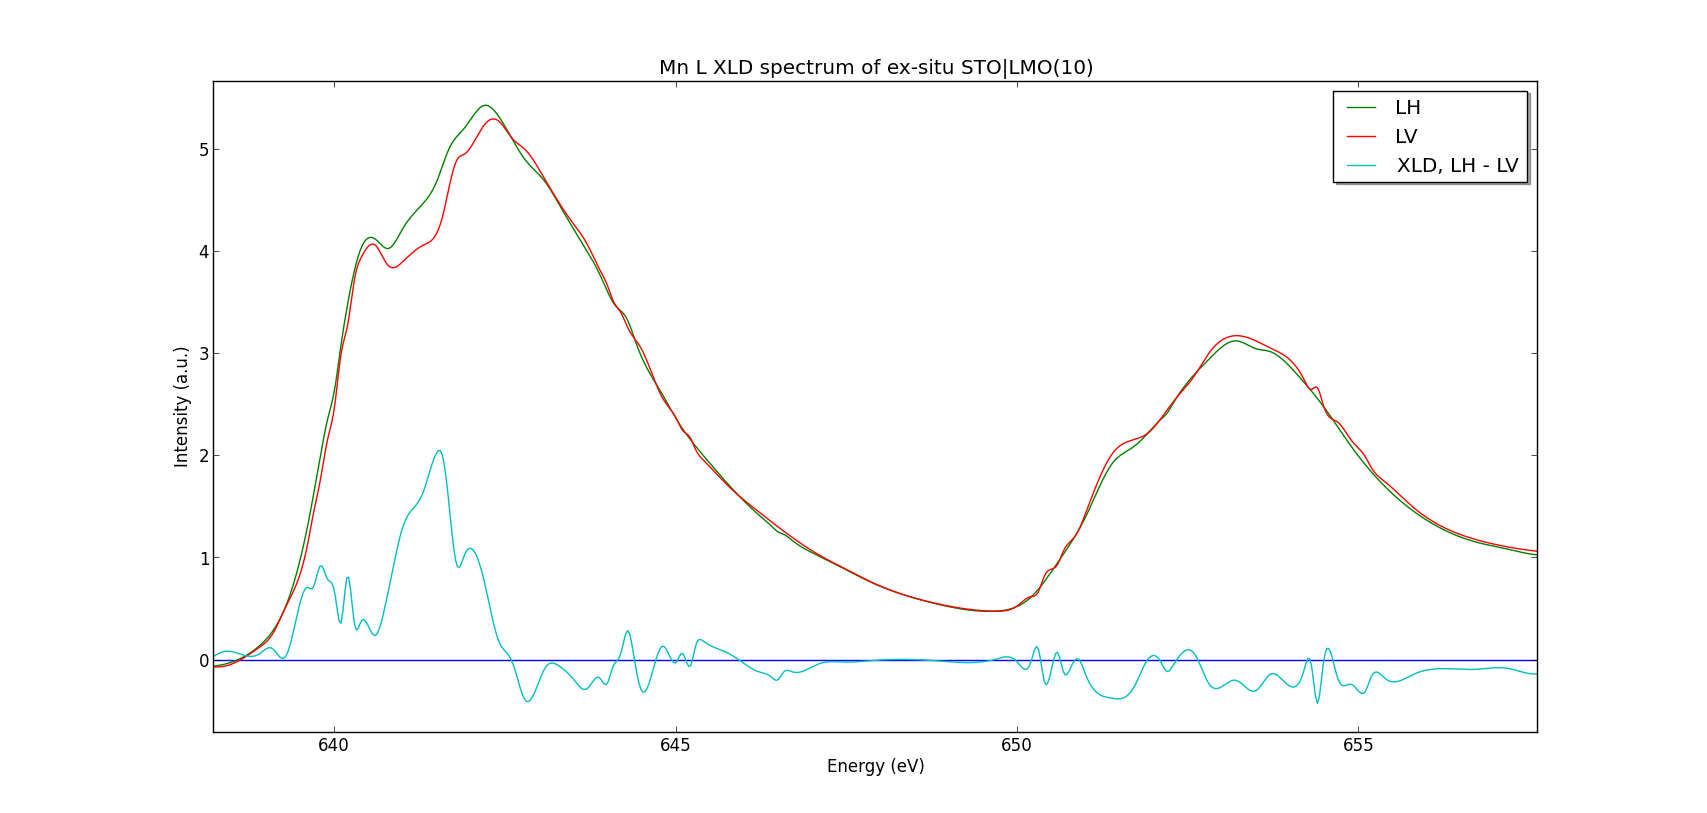

Python code for this plot:
"""
Script to analyse XLD and XMCD spectra
"""
import matplotlib.lines as mlines
import matplotlib.pyplot as plt
import numpy as np
import math
import copy
import random
import h5py
import copy
from scipy import interpolate

smooth = .001
FILE_LH = "../../Data/i09-75371.nxs"
FILE_LV = "../../Data/i09-75372.nxs"

import csv
def save(energies, spectrum, ext):
    name = 'LMO10MnLex'
    with open('csv/'+name+'-'+ext+'.csv', 'wb') as f:
        writer = csv.writer(f)
        writer.writerow(('energy','intensity'))
        for n, s in enumerate(spectrum):
            writer.writerow((energies[n], s))
        f.close()

def getBackground(energies, spectrum):

    last = len(energies)
    print last
    points = [1, 25, 65, 155, 185, 245, 278]
    B = 1
    answ = "n"

    # Substracting pre-edge
    minimum = min(spectrum[points[0]:points[1]])
    spectrum = [s-minimum for s in spectrum]

    # Simulating step-function
    step = []
    start = spectrum[points[1]]
    mid = spectrum[points[3]]
    end = spectrum[points[5]]
    diff1 = mid - start
    diff2 = end - mid
    for e in energies:
        # fermi-dirac distribution-like normalisation function
        n = diff1/(math.exp((energies[points[2]]-e)/B)+1)
        m = diff2/(math.exp((energies[points[4]]-e)/B)+1)
        step.append(n+m)
    fitspect = [s - step[n] for n, s in enumerate(spectrum)]

##    while answ == "n":
##        plt.plot(energies, spectrum)
##        plt.plot(energies, [s+start for s in step])
##        for p in points:
##            plt.axvline(energies[p], color='k', linestyle='solid')
##        plt.show()
##            
##        answ = raw_input("Are the lines placed correctly? y/n: ")
##        while answ != "n" and answ != "y":
##            answ = raw_input("Use 'y' or 'n'. Are the lines correct?: ")
##
##        if answ == "y": break
##        print "Previous lines were places at ",points
##        for n, p in enumerate(points):
##            try: points[n] = int(raw_input("Line "+str(n+1)+" to: "))
##            except:
##                print "Invalid syntax"
##                points[n] = int(raw_input("Line "+str(n+1)+" to: "))
##        print points

    # Fitting 4th order polynomial to bg without step
    bg = range(points[0],points[1]) + [points[3]] + range(points[5],points[6])
    x, y = [energies[n] for n in bg], [fitspect[n] for n in bg]
    a, b, c, d, e =  np.polyfit(x, y, 4)
    norm = [a*i**4 + b*i**3 + c*i**2 + d*i + e for i in energies]
    spectNorm = [s-norm[n]+step[n] for n, s in enumerate(fitspect)]
    
    return norm, spectNorm

if __name__ == '__main__':
    print "Gathering measurements data"
    
    with h5py.File(FILE_LH, 'r') as f:
        energies = f["/entry1/sm5amp8/pgmenergy"]
        
        spectrum = f["/entry1/smpmamp39/smpmamp39"]
        i_0 = f["/entry1/sm5amp8/sm5amp8"]

        LHEnergies = [e for e in energies[2:-2]]
        LHSpectrum = [s/i_0[n] for n, s in enumerate(spectrum[2:-2])]

    with h5py.File(FILE_LV, 'r') as f:
        energies = f["/entry1/sm5amp8/pgmenergy"]
        
        spectrum = f["/entry1/smpmamp39/smpmamp39"]
        i_0 = f["/entry1/sm5amp8/sm5amp8"]

        LVEnergies = [e for e in energies[2:-2]]
        LVSpectrum = [s/i_0[n] for n, s in enumerate(spectrum[2:-2])]

    energies = np.linspace(LHEnergies[0], LHEnergies[-1], num=len(LHEnergies)*5, endpoint=True)

    print "============"
    print "First background"
    print "============"
##    LHSpectrum_norm = LHSpectrum
    LHNorm, LHSpectrum_norm = getBackground(LHEnergies, LHSpectrum)
    splineRep = interpolate.splrep(LHEnergies, LHSpectrum_norm, s=smooth)
    LHSpectrum_norm = interpolate.splev(energies, splineRep, der=0)
    print "============"
    print "Second background"
    print "============"
##    LVSpectrum_norm = LVSpectrum
    LVNorm, LVSpectrum_norm = getBackground(LVEnergies, LVSpectrum)
    splineRep = interpolate.splrep(LVEnergies, LVSpectrum_norm, s=smooth)
    LVSpectrum_norm = interpolate.splev(energies, splineRep, der=0)

    # Make XMCD
    XLD = [(LHSpectrum_norm[n]-s)*4 for n, s in enumerate(LVSpectrum_norm)]

    # Save data to CSV
    spectra = [LHSpectrum_norm, LVSpectrum_norm, XLD]
    for n, s in enumerate(spectra):
        save(energies, s, str(n+1))

    # Plot data
    plt.plot(LHEnergies, [0 for e in LHEnergies])
##    plt.plot(LVEnergies, LVSpectrum)
##    plt.plot(LVEnergies, LVNorm)
##    plt.plot(LHEnergies, LHSpectrum)
##    plt.plot(LHEnergies, LHNorm)
    plt.plot(energies, LHSpectrum_norm, label='LH')
    plt.plot(energies, LVSpectrum_norm, label='LV')
    plt.plot(energies, XLD, label='XLD, LH - LV')
    
    legend = plt.legend(loc='upper right', shadow=True)
    title = plt.title("Mn L XLD spectrum of ex-situ STO|LMO(10)")
    plt.xlabel("Energy (eV)")
    plt.ylabel("Intensity (a.u.)")
    plt.show()   
